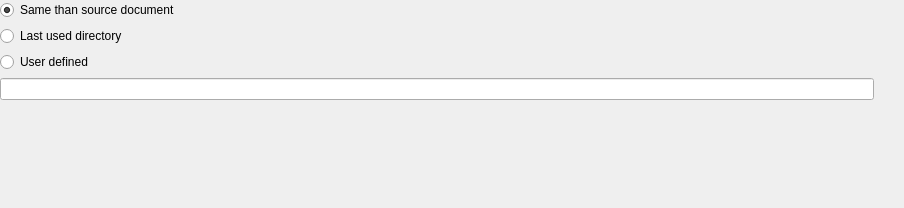
<?xml version="1.0" encoding="UTF-8"?>
<ui version="4.0">
 <class>Form</class>
 <widget class="QWidget" name="Form">
  <property name="geometry">
   <rect>
    <x>0</x>
    <y>0</y>
    <width>904</width>
    <height>208</height>
   </rect>
  </property>
  <property name="windowTitle">
   <string>Form</string>
  </property>
  <layout class="QGridLayout" name="gridLayout">
   <property name="leftMargin">
    <number>0</number>
   </property>
   <property name="topMargin">
    <number>0</number>
   </property>
   <property name="rightMargin">
    <number>0</number>
   </property>
   <property name="bottomMargin">
    <number>0</number>
   </property>
   <item row="2" column="0">
    <widget class="QRadioButton" name="rbTgtPathUsr">
     <property name="toolTip">
      <string>&lt;html&gt;&lt;head/&gt;&lt;body&gt;&lt;p&gt;Exported JPEG document will be saved in user defined directory&lt;/p&gt;&lt;/body&gt;&lt;/html&gt;</string>
     </property>
     <property name="text">
      <string>User defined</string>
     </property>
    </widget>
   </item>
   <item row="3" column="0">
    <widget class="QLineEdit" name="leFileName">
     <property name="toolTip">
      <string>&lt;html&gt;&lt;head/&gt;&lt;body&gt;&lt;p&gt;Default target directory to save exported JPEG document&lt;/p&gt;&lt;/body&gt;&lt;/html&gt;</string>
     </property>
     <property name="styleSheet">
      <string notr="true">margin-left: 1.5em;</string>
     </property>
     <property name="readOnly">
      <bool>true</bool>
     </property>
    </widget>
   </item>
   <item row="0" column="0">
    <widget class="QRadioButton" name="rbTgtPathSrc">
     <property name="toolTip">
      <string>&lt;html&gt;&lt;head/&gt;&lt;body&gt;&lt;p&gt;Exported JPEG document will be saved in same directory than original source document&lt;/p&gt;&lt;/body&gt;&lt;/html&gt;</string>
     </property>
     <property name="text">
      <string>Same than source document</string>
     </property>
     <property name="checked">
      <bool>true</bool>
     </property>
    </widget>
   </item>
   <item row="3" column="1">
    <widget class="QToolButton" name="tbSelectPath">
     <property name="text">
      <string/>
     </property>
     <property name="icon">
      <iconset resource="../../pktk/resources/svg/dark_icons.qrc">
       <normaloff>:/pktk/images/normal/folder_open</normaloff>
       <disabledoff>:/pktk/images/disabled/folder_open</disabledoff>:/pktk/images/normal/folder_open</iconset>
     </property>
     <property name="autoRaise">
      <bool>true</bool>
     </property>
    </widget>
   </item>
   <item row="6" column="0">
    <spacer name="verticalSpacer">
     <property name="orientation">
      <enum>Qt::Vertical</enum>
     </property>
     <property name="sizeHint" stdset="0">
      <size>
       <width>20</width>
       <height>40</height>
      </size>
     </property>
    </spacer>
   </item>
   <item row="1" column="0">
    <widget class="QRadioButton" name="rbTgtPathLst">
     <property name="toolTip">
      <string>&lt;html&gt;&lt;head/&gt;&lt;body&gt;&lt;p&gt;Exported JPEG document will be saved in the last directory used for export&lt;/p&gt;&lt;/body&gt;&lt;/html&gt;</string>
     </property>
     <property name="text">
      <string>Last used directory</string>
     </property>
     <property name="checked">
      <bool>false</bool>
     </property>
    </widget>
   </item>
  </layout>
 </widget>
 <resources>
  <include location="../../pktk/resources/svg/dark_icons.qrc"/>
 </resources>
 <connections/>
</ui>
